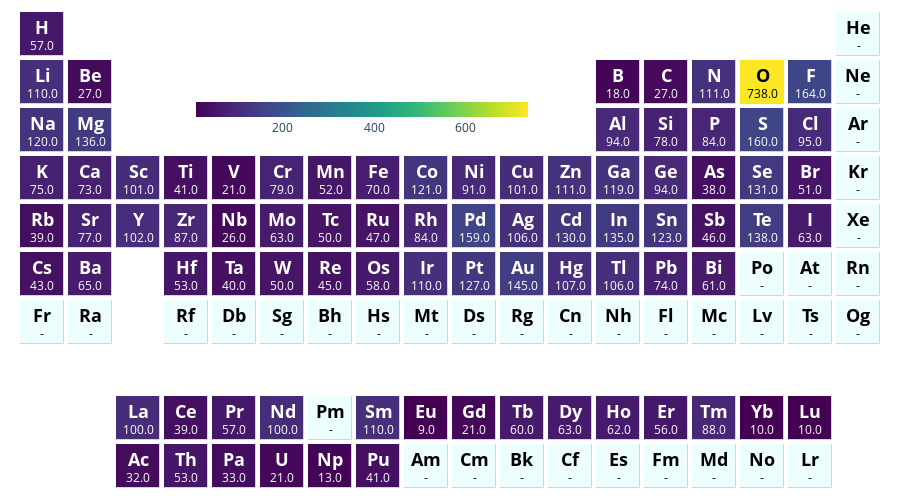

The notebook cell saved with this chart:
### Code cell
compositions_valid = []
for cif in glob.glob("/Users/samuelgleason/repos/lemat-genbench/validity_comparison_results/seed_42/both_valid/*"):
    strut = Structure.from_file(cif) 
    compositions_valid.append(strut.composition)

ptable_heatmap_plotly(compositions_valid)

### Figure 1 — Plotly figure (JSON) as saved in the notebook; plotly's stock layout.template omitted (floating-point values rounded to 4 significant figures; data arrays with more than 128 entries replaced by an {"elided": "..."} marker saying what was removed)
{"data": [{"colorbar": {"len": 0.4, "lenmode": "fraction", "orientation": "h", "thickness": 15, "tickformat": "~s", "title": {"font": {"size": 14.4}, "side": "top"}, "x": 0.4, "y": 0.72}, "colorscale": [[0, "darkgray"], [1, "darkgray"]], "hoverinfo": "none", "showscale": false, "type": "heatmap", "xgap": 4.5, "ygap": 4.5, "z": {"elided": "10x18 float values"}}, {"colorbar": {"len": 0.4, "lenmode": "fraction", "orientation": "h", "thickness": 15, "tickformat": "~s", "title": {"font": {"size": 14.4}, "side": "top"}, "x": 0.4, "y": 0.72}, "colorscale": [[0, "#eff"], [1, "#eff"]], "hoverinfo": "none", "showscale": false, "type": "heatmap", "xgap": 5, "ygap": 5, "z": {"elided": "10x18 float values"}}, {"colorbar": {"len": 0.4, "lenmode": "fraction", "orientation": "h", "thickness": 15, "tickformat": "~s", "title": {"font": {"size": 14.4}, "side": "top"}, "x": 0.4, "y": 0.72}, "colorscale": [[0, "#440154"], [0.1111, "#482878"], [0.2222, "#3e4989"], [0.3333, "#31688e"], [0.4444, "#26828e"], [0.5556, "#1f9e89"], [0.6667, "#35b779"], [0.7778, "#6ece58"], [0.8889, "#b5de2b"], [1, "#fde725"]], "hoverinfo": "text", "reversescale": false, "showscale": true, "text": {"elided": "10x18 str values"}, "type": "heatmap", "xgap": 5, "ygap": 5, "z": {"elided": "10x18 float values"}, "zauto": false, "zmax": 738, "zmin": 9}], "layout": {"annotations": [{"font": {"color": "#000000"}, "showarrow": false, "text": "", "x": 0, "xref": "x", "y": 0, "yref": "y"}, {"font": {"color": "#000000"}, "showarrow": false, "text": "", "x": 1, "xref": "x", "y": 0, "yref": "y"}, {"font": {"color": "#FFFFFF"}, "showarrow": false, "text": "<span style='font-weight: bold; font-size: 18.0;'>Ac</span><br>32.0", "x": 2, "xref": "x", "y": 0, "yref": "y"}, {"font": {"color": "#FFFFFF"}, "showarrow": false, "text": "<span style='font-weight: bold; font-size: 18.0;'>Th</span><br>53.0", "x": 3, "xref": "x", "y": 0, "yref": "y"}, {"font": {"color": "#FFFFFF"}, "showarrow": false, "text": "<span style='font-weight: bold; font-size: 18.0;'>Pa</span><br>33.0", "x": 4, "xref": "x", "y": 0, "yref": "y"}, {"font": {"color": "#FFFFFF"}, "showarrow": false, "text": "<span style='font-weight: bold; font-size: 18.0;'>U</span><br>21.0", "x": 5, "xref": "x", "y": 0, "yref": "y"}, {"font": {"color": "#FFFFFF"}, "showarrow": false, "text": "<span style='font-weight: bold; font-size: 18.0;'>Np</span><br>13.0", "x": 6, "xref": "x", "y": 0, "yref": "y"}, {"font": {"color": "#FFFFFF"}, "showarrow": false, "text": "<span style='font-weight: bold; font-size: 18.0;'>Pu</span><br>41.0", "x": 7, "xref": "x", "y": 0, "yref": "y"}, {"font": {"color": "#000000"}, "showarrow": false, "text": "<span style='font-weight: bold; font-size: 18.0;'>Am</span><br>-", "x": 8, "xref": "x", "y": 0, "yref": "y"}, {"font": {"color": "#000000"}, "showarrow": false, "text": "<span style='font-weight: bold; font-size: 18.0;'>Cm</span><br>-", "x": 9, "xref": "x", "y": 0, "yref": "y"}, {"font": {"color": "#000000"}, "showarrow": false, "text": "<span style='font-weight: bold; font-size: 18.0;'>Bk</span><br>-", "x": 10, "xref": "x", "y": 0, "yref": "y"}, {"font": {"color": "#000000"}, "showarrow": false, "text": "<span style='font-weight: bold; font-size: 18.0;'>Cf</span><br>-", "x": 11, "xref": "x", "y": 0, "yref": "y"}, {"font": {"color": "#000000"}, "showarrow": false, "text": "<span style='font-weight: bold; font-size: 18.0;'>Es</span><br>-", "x": 12, "xref": "x", "y": 0, "yref": "y"}, {"font": {"color": "#000000"}, "showarrow": false, "text": "<span style='font-weight: bold; font-size: 18.0;'>Fm</span><br>-", "x": 13, "xref": "x", "y": 0, "yref": "y"}, {"font": {"color": "#000000"}, "showarrow": false, "text": "<span style='font-weight: bold; font-size: 18.0;'>Md</span><br>-", "x": 14, "xref": "x", "y": 0, "yref": "y"}, {"font": {"color": "#000000"}, "showarrow": false, "text": "<span style='font-weight: bold; font-size: 18.0;'>No</span><br>-", "x": 15, "xref": "x", "y": 0, "yref": "y"}, {"font": {"color": "#000000"}, "showarrow": false, "text": "<span style='font-weight: bold; font-size: 18.0;'>Lr</span><br>-", "x": 16, "xref": "x", "y": 0, "yref": "y"}, {"font": {"color": "#000000"}, "showarrow": false, "text": "", "x": 17, "xref": "x", "y": 0, "yref": "y"}, {"font": {"color": "#000000"}, "showarrow": false, "text": "", "x": 0, "xref": "x", "y": 1, "yref": "y"}, {"font": {"color": "#000000"}, "showarrow": false, "text": "", "x": 1, "xref": "x", "y": 1, "yref": "y"}, {"font": {"color": "#FFFFFF"}, "showarrow": false, "text": "<span style='font-weight: bold; font-size: 18.0;'>La</span><br>100.0", "x": 2, "xref": "x", "y": 1, "yref": "y"}, {"font": {"color": "#FFFFFF"}, "showarrow": false, "text": "<span style='font-weight: bold; font-size: 18.0;'>Ce</span><br>39.0", "x": 3, "xref": "x", "y": 1, "yref": "y"}, {"font": {"color": "#FFFFFF"}, "showarrow": false, "text": "<span style='font-weight: bold; font-size: 18.0;'>Pr</span><br>57.0", "x": 4, "xref": "x", "y": 1, "yref": "y"}, {"font": {"color": "#FFFFFF"}, "showarrow": false, "text": "<span style='font-weight: bold; font-size: 18.0;'>Nd</span><br>100.0", "x": 5, "xref": "x", "y": 1, "yref": "y"}, {"font": {"color": "#000000"}, "showarrow": false, "text": "<span style='font-weight: bold; font-size: 18.0;'>Pm</span><br>-", "x": 6, "xref": "x", "y": 1, "yref": "y"}, {"font": {"color": "#FFFFFF"}, "showarrow": false, "text": "<span style='font-weight: bold; font-size: 18.0;'>Sm</span><br>110.0", "x": 7, "xref": "x", "y": 1, "yref": "y"}, {"font": {"color": "#FFFFFF"}, "showarrow": false, "text": "<span style='font-weight: bold; font-size: 18.0;'>Eu</span><br>9.0", "x": 8, "xref": "x", "y": 1, "yref": "y"}, {"font": {"color": "#FFFFFF"}, "showarrow": false, "text": "<span style='font-weight: bold; font-size: 18.0;'>Gd</span><br>21.0", "x": 9, "xref": "x", "y": 1, "yref": "y"}, {"font": {"color": "#FFFFFF"}, "showarrow": false, "text": "<span style='font-weight: bold; font-size: 18.0;'>Tb</span><br>60.0", "x": 10, "xref": "x", "y": 1, "yref": "y"}, {"font": {"color": "#FFFFFF"}, "showarrow": false, "text": "<span style='font-weight: bold; font-size: 18.0;'>Dy</span><br>63.0", "x": 11, "xref": "x", "y": 1, "yref": "y"}, {"font": {"color": "#FFFFFF"}, "showarrow": false, "text": "<span style='font-weight: bold; font-size: 18.0;'>Ho</span><br>62.0", "x": 12, "xref": "x", "y": 1, "yref": "y"}, {"font": {"color": "#FFFFFF"}, "showarrow": false, "text": "<span style='font-weight: bold; font-size: 18.0;'>Er</span><br>56.0", "x": 13, "xref": "x", "y": 1, "yref": "y"}, {"font": {"color": "#FFFFFF"}, "showarrow": false, "text": "<span style='font-weight: bold; font-size: 18.0;'>Tm</span><br>88.0", "x": 14, "xref": "x", "y": 1, "yref": "y"}, {"font": {"color": "#FFFFFF"}, "showarrow": false, "text": "<span style='font-weight: bold; font-size: 18.0;'>Yb</span><br>10.0", "x": 15, "xref": "x", "y": 1, "yref": "y"}, {"font": {"color": "#FFFFFF"}, "showarrow": false, "text": "<span style='font-weight: bold; font-size: 18.0;'>Lu</span><br>10.0", "x": 16, "xref": "x", "y": 1, "yref": "y"}, {"font": {"color": "#000000"}, "showarrow": false, "text": "", "x": 17, "xref": "x", "y": 1, "yref": "y"}, {"font": {"color": "#000000"}, "showarrow": false, "text": "", "x": 0, "xref": "x", "y": 2, "yref": "y"}, {"font": {"color": "#000000"}, "showarrow": false, "text": "", "x": 1, "xref": "x", "y": 2, "yref": "y"}, {"font": {"color": "#000000"}, "showarrow": false, "text": "", "x": 2, "xref": "x", "y": 2, "yref": "y"}, {"font": {"color": "#000000"}, "showarrow": false, "text": "", "x": 3, "xref": "x", "y": 2, "yref": "y"}, {"font": {"color": "#000000"}, "showarrow": false, "text": "", "x": 4, "xref": "x", "y": 2, "yref": "y"}, {"font": {"color": "#000000"}, "showarrow": false, "text": "", "x": 5, "xref": "x", "y": 2, "yref": "y"}, {"font": {"color": "#000000"}, "showarrow": false, "text": "", "x": 6, "xref": "x", "y": 2, "yref": "y"}, {"font": {"color": "#000000"}, "showarrow": false, "text": "", "x": 7, "xref": "x", "y": 2, "yref": "y"}, {"font": {"color": "#000000"}, "showarrow": false, "text": "", "x": 8, "xref": "x", "y": 2, "yref": "y"}, {"font": {"color": "#000000"}, "showarrow": false, "text": "", "x": 9, "xref": "x", "y": 2, "yref": "y"}, {"font": {"color": "#000000"}, "showarrow": false, "text": "", "x": 10, "xref": "x", "y": 2, "yref": "y"}, {"font": {"color": "#000000"}, "showarrow": false, "text": "", "x": 11, "xref": "x", "y": 2, "yref": "y"}, {"font": {"color": "#000000"}, "showarrow": false, "text": "", "x": 12, "xref": "x", "y": 2, "yref": "y"}, {"font": {"color": "#000000"}, "showarrow": false, "text": "", "x": 13, "xref": "x", "y": 2, "yref": "y"}, {"font": {"color": "#000000"}, "showarrow": false, "text": "", "x": 14, "xref": "x", "y": 2, "yref": "y"}, {"font": {"color": "#000000"}, "showarrow": false, "text": "", "x": 15, "xref": "x", "y": 2, "yref": "y"}, {"font": {"color": "#000000"}, "showarrow": false, "text": "", "x": 16, "xref": "x", "y": 2, "yref": "y"}, {"font": {"color": "#000000"}, "showarrow": false, "text": "", "x": 17, "xref": "x", "y": 2, "yref": "y"}, {"font": {"color": "#000000"}, "showarrow": false, "text": "<span style='font-weight: bold; font-size: 18.0;'>Fr</span><br>-", "x": 0, "xref": "x", "y": 3, "yref": "y"}, {"font": {"color": "#000000"}, "showarrow": false, "text": "<span style='font-weight: bold; font-size: 18.0;'>Ra</span><br>-", "x": 1, "xref": "x", "y": 3, "yref": "y"}, {"font": {"color": "#000000"}, "showarrow": false, "text": "", "x": 2, "xref": "x", "y": 3, "yref": "y"}, {"font": {"color": "#000000"}, "showarrow": false, "text": "<span style='font-weight: bold; font-size: 18.0;'>Rf</span><br>-", "x": 3, "xref": "x", "y": 3, "yref": "y"}, {"font": {"color": "#000000"}, "showarrow": false, "text": "<span style='font-weight: bold; font-size: 18.0;'>Db</span><br>-", "x": 4, "xref": "x", "y": 3, "yref": "y"}, {"font": {"color": "#000000"}, "showarrow": false, "text": "<span style='font-weight: bold; font-size: 18.0;'>Sg</span><br>-", "x": 5, "xref": "x", "y": 3, "yref": "y"}, {"font": {"color": "#000000"}, "showarrow": false, "text": "<span style='font-weight: bold; font-size: 18.0;'>Bh</span><br>-", "x": 6, "xref": "x", "y": 3, "yref": "y"}, {"font": {"color": "#000000"}, "showarrow": false, "text": "<span style='font-weight: bold; font-size: 18.0;'>Hs</span><br>-", "x": 7, "xref": "x", "y": 3, "yref": "y"}, {"font": {"color": "#000000"}, "showarrow": false, "text": "<span style='font-weight: bold; font-size: 18.0;'>Mt</span><br>-", "x": 8, "xref": "x", "y": 3, "yref": "y"}, {"font": {"color": "#000000"}, "showarrow": false, "text": "<span style='font-weight: bold; font-size: 18.0;'>Ds</span><br>-", "x": 9, "xref": "x", "y": 3, "yref": "y"}, {"font": {"color": "#000000"}, "showarrow": false, "text": "<span style='font-weight: bold; font-size: 18.0;'>Rg</span><br>-", "x": 10, "xref": "x", "y": 3, "yref": "y"}, {"font": {"color": "#000000"}, "showarrow": false, "text": "<span style='font-weight: bold; font-size: 18.0;'>Cn</span><br>-", "x": 11, "xref": "x", "y": 3, "yref": "y"}, {"font": {"color": "#000000"}, "showarrow": false, "text": "<span style='font-weight: bold; font-size: 18.0;'>Nh</span><br>-", "x": 12, "xref": "x", "y": 3, "yref": "y"}, {"font": {"color": "#000000"}, "showarrow": false, "text": "<span style='font-weight: bold; font-size: 18.0;'>Fl</span><br>-", "x": 13, "xref": "x", "y": 3, "yref": "y"}, {"font": {"color": "#000000"}, "showarrow": false, "text": "<span style='font-weight: bold; font-size: 18.0;'>Mc</span><br>-", "x": 14, "xref": "x", "y": 3, "yref": "y"}, {"font": {"color": "#000000"}, "showarrow": false, "text": "<span style='font-weight: bold; font-size: 18.0;'>Lv</span><br>-", "x": 15, "xref": "x", "y": 3, "yref": "y"}, {"font": {"color": "#000000"}, "showarrow": false, "text": "<span style='font-weight: bold; font-size: 18.0;'>Ts</span><br>-", "x": 16, "xref": "x", "y": 3, "yref": "y"}, {"font": {"color": "#000000"}, "showarrow": false, "text": "<span style='font-weight: bold; font-size: 18.0;'>Og</span><br>-", "x": 17, "xref": "x", "y": 3, "yref": "y"}, {"font": {"color": "#FFFFFF"}, "showarrow": false, "text": "<span style='font-weight: bold; font-size: 18.0;'>Cs</span><br>43.0", "x": 0, "xref": "x", "y": 4, "yref": "y"}, {"font": {"color": "#FFFFFF"}, "showarrow": false, "text": "<span style='font-weight: bold; font-size: 18.0;'>Ba</span><br>65.0", "x": 1, "xref": "x", "y": 4, "yref": "y"}, {"font": {"color": "#000000"}, "showarrow": false, "text": "", "x": 2, "xref": "x", "y": 4, "yref": "y"}, {"font": {"color": "#FFFFFF"}, "showarrow": false, "text": "<span style='font-weight: bold; font-size: 18.0;'>Hf</span><br>53.0", "x": 3, "xref": "x", "y": 4, "yref": "y"}, {"font": {"color": "#FFFFFF"}, "showarrow": false, "text": "<span style='font-weight: bold; font-size: 18.0;'>Ta</span><br>40.0", "x": 4, "xref": "x", "y": 4, "yref": "y"}, {"font": {"color": "#FFFFFF"}, "showarrow": false, "text": "<span style='font-weight: bold; font-size: 18.0;'>W</span><br>50.0", "x": 5, "xref": "x", "y": 4, "yref": "y"}, {"font": {"color": "#FFFFFF"}, "showarrow": false, "text": "<span style='font-weight: bold; font-size: 18.0;'>Re</span><br>45.0", "x": 6, "xref": "x", "y": 4, "yref": "y"}, {"font": {"color": "#FFFFFF"}, "showarrow": false, "text": "<span style='font-weight: bold; font-size: 18.0;'>Os</span><br>58.0", "x": 7, "xref": "x", "y": 4, "yref": "y"}, {"font": {"color": "#FFFFFF"}, "showarrow": false, "text": "<span style='font-weight: bold; font-size: 18.0;'>Ir</span><br>110.0", "x": 8, "xref": "x", "y": 4, "yref": "y"}, {"font": {"color": "#FFFFFF"}, "showarrow": false, "text": "<span style='font-weight: bold; font-size: 18.0;'>Pt</span><br>127.0", "x": 9, "xref": "x", "y": 4, "yref": "y"}, {"font": {"color": "#FFFFFF"}, "showarrow": false, "text": "<span style='font-weight: bold; font-size: 18.0;'>Au</span><br>145.0", "x": 10, "xref": "x", "y": 4, "yref": "y"}, {"font": {"color": "#FFFFFF"}, "showarrow": false, "text": "<span style='font-weight: bold; font-size: 18.0;'>Hg</span><br>107.0", "x": 11, "xref": "x", "y": 4, "yref": "y"}, {"font": {"color": "#FFFFFF"}, "showarrow": false, "text": "<span style='font-weight: bold; font-size: 18.0;'>Tl</span><br>106.0", "x": 12, "xref": "x", "y": 4, "yref": "y"}, {"font": {"color": "#FFFFFF"}, "showarrow": false, "text": "<span style='font-weight: bold; font-size: 18.0;'>Pb</span><br>74.0", "x": 13, "xref": "x", "y": 4, "yref": "y"}, {"font": {"color": "#FFFFFF"}, "showarrow": false, "text": "<span style='font-weight: bold; font-size: 18.0;'>Bi</span><br>61.0", "x": 14, "xref": "x", "y": 4, "yref": "y"}, {"font": {"color": "#000000"}, "showarrow": false, "text": "<span style='font-weight: bold; font-size: 18.0;'>Po</span><br>-", "x": 15, "xref": "x", "y": 4, "yref": "y"}, {"font": {"color": "#000000"}, "showarrow": false, "text": "<span style='font-weight: bold; font-size: 18.0;'>At</span><br>-", "x": 16, "xref": "x", "y": 4, "yref": "y"}, {"font": {"color": "#000000"}, "showarrow": false, "text": "<span style='font-weight: bold; font-size: 18.0;'>Rn</span><br>-", "x": 17, "xref": "x", "y": 4, "yref": "y"}, {"font": {"color": "#FFFFFF"}, "showarrow": false, "text": "<span style='font-weight: bold; font-size: 18.0;'>Rb</span><br>39.0", "x": 0, "xref": "x", "y": 5, "yref": "y"}, {"font": {"color": "#FFFFFF"}, "showarrow": false, "text": "<span style='font-weight: bold; font-size: 18.0;'>Sr</span><br>77.0", "x": 1, "xref": "x", "y": 5, "yref": "y"}, {"font": {"color": "#FFFFFF"}, "showarrow": false, "text": "<span style='font-weight: bold; font-size: 18.0;'>Y</span><br>102.0", "x": 2, "xref": "x", "y": 5, "yref": "y"}, {"font": {"color": "#FFFFFF"}, "showarrow": false, "text": "<span style='font-weight: bold; font-size: 18.0;'>Zr</span><br>87.0", "x": 3, "xref": "x", "y": 5, "yref": "y"}, {"font": {"color": "#FFFFFF"}, "showarrow": false, "text": "<span style='font-weight: bold; font-size: 18.0;'>Nb</span><br>26.0", "x": 4, "xref": "x", "y": 5, "yref": "y"}, {"font": {"color": "#FFFFFF"}, "showarrow": false, "text": "<span style='font-weight: bold; font-size: 18.0;'>Mo</span><br>63.0", "x": 5, "xref": "x", "y": 5, "yref": "y"}, {"font": {"color": "#FFFFFF"}, "showarrow": false, "text": "<span style='font-weight: bold; font-size: 18.0;'>Tc</span><br>50.0", "x": 6, "xref": "x", "y": 5, "yref": "y"}, {"font": {"color": "#FFFFFF"}, "showarrow": false, "text": "<span style='font-weight: bold; font-size: 18.0;'>Ru</span><br>47.0", "x": 7, "xref": "x", "y": 5, "yref": "y"}, {"font": {"color": "#FFFFFF"}, "showarrow": false, "text": "<span style='font-weight: bold; font-size: 18.0;'>Rh</span><br>84.0", "x": 8, "xref": "x", "y": 5, "yref": "y"}, {"font": {"color": "#FFFFFF"}, "showarrow": false, "text": "<span style='font-weight: bold; font-size: 18.0;'>Pd</span><br>159.0", "x": 9, "xref": "x", "y": 5, "yref": "y"}, {"font": {"color": "#FFFFFF"}, "showarrow": false, "text": "<span style='font-weight: bold; font-size: 18.0;'>Ag</span><br>106.0", "x": 10, "xref": "x", "y": 5, "yref": "y"}, {"font": {"color": "#FFFFFF"}, "showarrow": false, "text": "<span style='font-weight: bold; font-size: 18.0;'>Cd</span><br>130.0", "x": 11, "xref": "x", "y": 5, "yref": "y"}, {"font": {"color": "#FFFFFF"}, "showarrow": false, "text": "<span style='font-weight: bold; font-size: 18.0;'>In</span><br>135.0", "x": 12, "xref": "x", "y": 5, "yref": "y"}, {"font": {"color": "#FFFFFF"}, "showarrow": false, "text": "<span style='font-weight: bold; font-size: 18.0;'>Sn</span><br>123.0", "x": 13, "xref": "x", "y": 5, "yref": "y"}, {"font": {"color": "#FFFFFF"}, "showarrow": false, "text": "<span style='font-weight: bold; font-size: 18.0;'>Sb</span><br>46.0", "x": 14, "xref": "x", "y": 5, "yref": "y"}, {"font": {"color": "#FFFFFF"}, "showarrow": false, "text": "<span style='font-weight: bold; font-size: 18.0;'>Te</span><br>138.0", "x": 15, "xref": "x", "y": 5, "yref": "y"}, {"font": {"color": "#FFFFFF"}, "showarrow": false, "text": "<span style='font-weight: bold; font-size: 18.0;'>I</span><br>63.0", "x": 16, "xref": "x", "y": 5, "yref": "y"}, {"font": {"color": "#000000"}, "showarrow": false, "text": "<span style='font-weight: bold; font-size: 18.0;'>Xe</span><br>-", "x": 17, "xref": "x", "y": 5, "yref": "y"}, {"font": {"color": "#FFFFFF"}, "showarrow": false, "text": "<span style='font-weight: bold; font-size: 18.0;'>K</span><br>75.0", "x": 0, "xref": "x", "y": 6, "yref": "y"}, {"font": {"color": "#FFFFFF"}, "showarrow": false, "text": "<span style='font-weight: bold; font-size: 18.0;'>Ca</span><br>73.0", "x": 1, "xref": "x", "y": 6, "yref": "y"}, {"font": {"color": "#FFFFFF"}, "showarrow": false, "text": "<span style='font-weight: bold; font-size: 18.0;'>Sc</span><br>101.0", "x": 2, "xref": "x", "y": 6, "yref": "y"}, {"font": {"color": "#FFFFFF"}, "showarrow": false, "text": "<span style='font-weight: bold; font-size: 18.0;'>Ti</span><br>41.0", "x": 3, "xref": "x", "y": 6, "yref": "y"}, {"font": {"color": "#FFFFFF"}, "showarrow": false, "text": "<span style='font-weight: bold; font-size: 18.0;'>V</span><br>21.0", "x": 4, "xref": "x", "y": 6, "yref": "y"}, {"font": {"color": "#FFFFFF"}, "showarrow": false, "text": "<span style='font-weight: bold; font-size: 18.0;'>Cr</span><br>79.0", "x": 5, "xref": "x", "y": 6, "yref": "y"}, {"font": {"color": "#FFFFFF"}, "showarrow": false, "text": "<span style='font-weight: bold; font-size: 18.0;'>Mn</span><br>52.0", "x": 6, "xref": "x", "y": 6, "yref": "y"}, {"font": {"color": "#FFFFFF"}, "showarrow": false, "text": "<span style='font-weight: bold; font-size: 18.0;'>Fe</span><br>70.0", "x": 7, "xref": "x", "y": 6, "yref": "y"}, {"font": {"color": "#FFFFFF"}, "showarrow": false, "text": "<span style='font-weight: bold; font-size: 18.0;'>Co</span><br>121.0", "x": 8, "xref": "x", "y": 6, "yref": "y"}, {"font": {"color": "#FFFFFF"}, "showarrow": false, "text": "<span style='font-weight: bold; font-size: 18.0;'>Ni</span><br>91.0", "x": 9, "xref": "x", "y": 6, "yref": "y"}, {"font": {"color": "#FFFFFF"}, "showarrow": false, "text": "<span style='font-weight: bold; font-size: 18.0;'>Cu</span><br>101.0", "x": 10, "xref": "x", "y": 6, "yref": "y"}, {"font": {"color": "#FFFFFF"}, "showarrow": false, "text": "<span style='font-weight: bold; font-size: 18.0;'>Zn</span><br>111.0", "x": 11, "xref": "x", "y": 6, "yref": "y"}, {"font": {"color": "#FFFFFF"}, "showarrow": false, "text": "<span style='font-weight: bold; font-size: 18.0;'>Ga</span><br>119.0", "x": 12, "xref": "x", "y": 6, "yref": "y"}, {"font": {"color": "#FFFFFF"}, "showarrow": false, "text": "<span style='font-weight: bold; font-size: 18.0;'>Ge</span><br>94.0", "x": 13, "xref": "x", "y": 6, "yref": "y"}, {"font": {"color": "#FFFFFF"}, "showarrow": false, "text": "<span style='font-weight: bold; font-size: 18.0;'>As</span><br>38.0", "x": 14, "xref": "x", "y": 6, "yref": "y"}, {"font": {"color": "#FFFFFF"}, "showarrow": false, "text": "<span style='font-weight: bold; font-size: 18.0;'>Se</span><br>131.0", "x": 15, "xref": "x", "y": 6, "yref": "y"}, {"font": {"color": "#FFFFFF"}, "showarrow": false, "text": "<span style='font-weight: bold; font-size: 18.0;'>Br</span><br>51.0", "x": 16, "xref": "x", "y": 6, "yref": "y"}, {"font": {"color": "#000000"}, "showarrow": false, "text": "<span style='font-weight: bold; font-size: 18.0;'>Kr</span><br>-", "x": 17, "xref": "x", "y": 6, "yref": "y"}, {"font": {"color": "#FFFFFF"}, "showarrow": false, "text": "<span style='font-weight: bold; font-size: 18.0;'>Na</span><br>120.0", "x": 0, "xref": "x", "y": 7, "yref": "y"}, {"font": {"color": "#FFFFFF"}, "showarrow": false, "text": "<span style='font-weight: bold; font-size: 18.0;'>Mg</span><br>136.0", "x": 1, "xref": "x", "y": 7, "yref": "y"}, {"font": {"color": "#000000"}, "showarrow": false, "text": "", "x": 2, "xref": "x", "y": 7, "yref": "y"}, {"font": {"color": "#000000"}, "showarrow": false, "text": "", "x": 3, "xref": "x", "y": 7, "yref": "y"}, {"font": {"color": "#000000"}, "showarrow": false, "text": "", "x": 4, "xref": "x", "y": 7, "yref": "y"}, {"font": {"color": "#000000"}, "showarrow": false, "text": "", "x": 5, "xref": "x", "y": 7, "yref": "y"}, {"font": {"color": "#000000"}, "showarrow": false, "text": "", "x": 6, "xref": "x", "y": 7, "yref": "y"}, {"font": {"color": "#000000"}, "showarrow": false, "text": "", "x": 7, "xref": "x", "y": 7, "yref": "y"}, {"font": {"color": "#000000"}, "showarrow": false, "text": "", "x": 8, "xref": "x", "y": 7, "yref": "y"}, {"font": {"color": "#000000"}, "showarrow": false, "text": "", "x": 9, "xref": "x", "y": 7, "yref": "y"}, {"font": {"color": "#000000"}, "showarrow": false, "text": "", "x": 10, "xref": "x", "y": 7, "yref": "y"}, {"font": {"color": "#000000"}, "showarrow": false, "text": "", "x": 11, "xref": "x", "y": 7, "yref": "y"}, {"font": {"color": "#FFFFFF"}, "showarrow": false, "text": "<span style='font-weight: bold; font-size: 18.0;'>Al</span><br>94.0", "x": 12, "xref": "x", "y": 7, "yref": "y"}, {"font": {"color": "#FFFFFF"}, "showarrow": false, "text": "<span style='font-weight: bold; font-size: 18.0;'>Si</span><br>78.0", "x": 13, "xref": "x", "y": 7, "yref": "y"}, {"font": {"color": "#FFFFFF"}, "showarrow": false, "text": "<span style='font-weight: bold; font-size: 18.0;'>P</span><br>84.0", "x": 14, "xref": "x", "y": 7, "yref": "y"}, {"font": {"color": "#FFFFFF"}, "showarrow": false, "text": "<span style='font-weight: bold; font-size: 18.0;'>S</span><br>160.0", "x": 15, "xref": "x", "y": 7, "yref": "y"}, {"font": {"color": "#FFFFFF"}, "showarrow": false, "text": "<span style='font-weight: bold; font-size: 18.0;'>Cl</span><br>95.0", "x": 16, "xref": "x", "y": 7, "yref": "y"}, {"font": {"color": "#000000"}, "showarrow": false, "text": "<span style='font-weight: bold; font-size: 18.0;'>Ar</span><br>-", "x": 17, "xref": "x", "y": 7, "yref": "y"}, {"font": {"color": "#FFFFFF"}, "showarrow": false, "text": "<span style='font-weight: bold; font-size: 18.0;'>Li</span><br>110.0", "x": 0, "xref": "x", "y": 8, "yref": "y"}, {"font": {"color": "#FFFFFF"}, "showarrow": false, "text": "<span style='font-weight: bold; font-size: 18.0;'>Be</span><br>27.0", "x": 1, "xref": "x", "y": 8, "yref": "y"}, {"font": {"color": "#000000"}, "showarrow": false, "text": "", "x": 2, "xref": "x", "y": 8, "yref": "y"}, {"font": {"color": "#000000"}, "showarrow": false, "text": "", "x": 3, "xref": "x", "y": 8, "yref": "y"}, {"font": {"color": "#000000"}, "showarrow": false, "text": "", "x": 4, "xref": "x", "y": 8, "yref": "y"}, {"font": {"color": "#000000"}, "showarrow": false, "text": "", "x": 5, "xref": "x", "y": 8, "yref": "y"}, {"font": {"color": "#000000"}, "showarrow": false, "text": "", "x": 6, "xref": "x", "y": 8, "yref": "y"}, {"font": {"color": "#000000"}, "showarrow": false, "text": "", "x": 7, "xref": "x", "y": 8, "yref": "y"}, {"font": {"color": "#000000"}, "showarrow": false, "text": "", "x": 8, "xref": "x", "y": 8, "yref": "y"}, {"font": {"color": "#000000"}, "showarrow": false, "text": "", "x": 9, "xref": "x", "y": 8, "yref": "y"}, {"font": {"color": "#000000"}, "showarrow": false, "text": "", "x": 10, "xref": "x", "y": 8, "yref": "y"}, {"font": {"color": "#000000"}, "showarrow": false, "text": "", "x": 11, "xref": "x", "y": 8, "yref": "y"}, {"font": {"color": "#FFFFFF"}, "showarrow": false, "text": "<span style='font-weight: bold; font-size: 18.0;'>B</span><br>18.0", "x": 12, "xref": "x", "y": 8, "yref": "y"}, {"font": {"color": "#FFFFFF"}, "showarrow": false, "text": "<span style='font-weight: bold; font-size: 18.0;'>C</span><br>27.0", "x": 13, "xref": "x", "y": 8, "yref": "y"}, {"font": {"color": "#FFFFFF"}, "showarrow": false, "text": "<span style='font-weight: bold; font-size: 18.0;'>N</span><br>111.0", "x": 14, "xref": "x", "y": 8, "yref": "y"}, {"font": {"color": "#000000"}, "showarrow": false, "text": "<span style='font-weight: bold; font-size: 18.0;'>O</span><br>738.0", "x": 15, "xref": "x", "y": 8, "yref": "y"}, {"font": {"color": "#FFFFFF"}, "showarrow": false, "text": "<span style='font-weight: bold; font-size: 18.0;'>F</span><br>164.0", "x": 16, "xref": "x", "y": 8, "yref": "y"}, {"font": {"color": "#000000"}, "showarrow": false, "text": "<span style='font-weight: bold; font-size: 18.0;'>Ne</span><br>-", "x": 17, "xref": "x", "y": 8, "yref": "y"}, {"font": {"color": "#FFFFFF"}, "showarrow": false, "text": "<span style='font-weight: bold; font-size: 18.0;'>H</span><br>57.0", "x": 0, "xref": "x", "y": 9, "yref": "y"}, {"font": {"color": "#000000"}, "showarrow": false, "text": "", "x": 1, "xref": "x", "y": 9, "yref": "y"}, {"font": {"color": "#000000"}, "showarrow": false, "text": "", "x": 2, "xref": "x", "y": 9, "yref": "y"}, {"font": {"color": "#000000"}, "showarrow": false, "text": "", "x": 3, "xref": "x", "y": 9, "yref": "y"}, {"font": {"color": "#000000"}, "showarrow": false, "text": "", "x": 4, "xref": "x", "y": 9, "yref": "y"}, {"font": {"color": "#000000"}, "showarrow": false, "text": "", "x": 5, "xref": "x", "y": 9, "yref": "y"}, {"font": {"color": "#000000"}, "showarrow": false, "text": "", "x": 6, "xref": "x", "y": 9, "yref": "y"}, {"font": {"color": "#000000"}, "showarrow": false, "text": "", "x": 7, "xref": "x", "y": 9, "yref": "y"}, {"font": {"color": "#000000"}, "showarrow": false, "text": "", "x": 8, "xref": "x", "y": 9, "yref": "y"}, {"font": {"color": "#000000"}, "showarrow": false, "text": "", "x": 9, "xref": "x", "y": 9, "yref": "y"}, {"font": {"color": "#000000"}, "showarrow": false, "text": "", "x": 10, "xref": "x", "y": 9, "yref": "y"}, {"font": {"color": "#000000"}, "showarrow": false, "text": "", "x": 11, "xref": "x", "y": 9, "yref": "y"}, {"font": {"color": "#000000"}, "showarrow": false, "text": "", "x": 12, "xref": "x", "y": 9, "yref": "y"}, {"font": {"color": "#000000"}, "showarrow": false, "text": "", "x": 13, "xref": "x", "y": 9, "yref": "y"}, {"font": {"color": "#000000"}, "showarrow": false, "text": "", "x": 14, "xref": "x", "y": 9, "yref": "y"}, {"font": {"color": "#000000"}, "showarrow": false, "text": "", "x": 15, "xref": "x", "y": 9, "yref": "y"}, {"font": {"color": "#000000"}, "showarrow": false, "text": "", "x": 16, "xref": "x", "y": 9, "yref": "y"}, {"font": {"color": "#000000"}, "showarrow": false, "text": "<span style='font-weight: bold; font-size: 18.0;'>He</span><br>-", "x": 17, "xref": "x", "y": 9, "yref": "y"}], "font": {"size": 12}, "height": 500, "margin": {"b": 10, "l": 10, "pad": 10, "r": 10, "t": 10}, "plot_bgcolor": "rgba(0, 0, 0, 0)", "title": {"x": 0.4, "y": 0.95}, "width": 900, "xaxis": {"gridcolor": "rgb(0, 0, 0)", "showgrid": false, "showticklabels": false, "side": "top", "ticks": "", "zeroline": false}, "yaxis": {"scaleanchor": "x", "showgrid": false, "showticklabels": false, "ticks": "", "ticksuffix": "  ", "zeroline": false}}}
